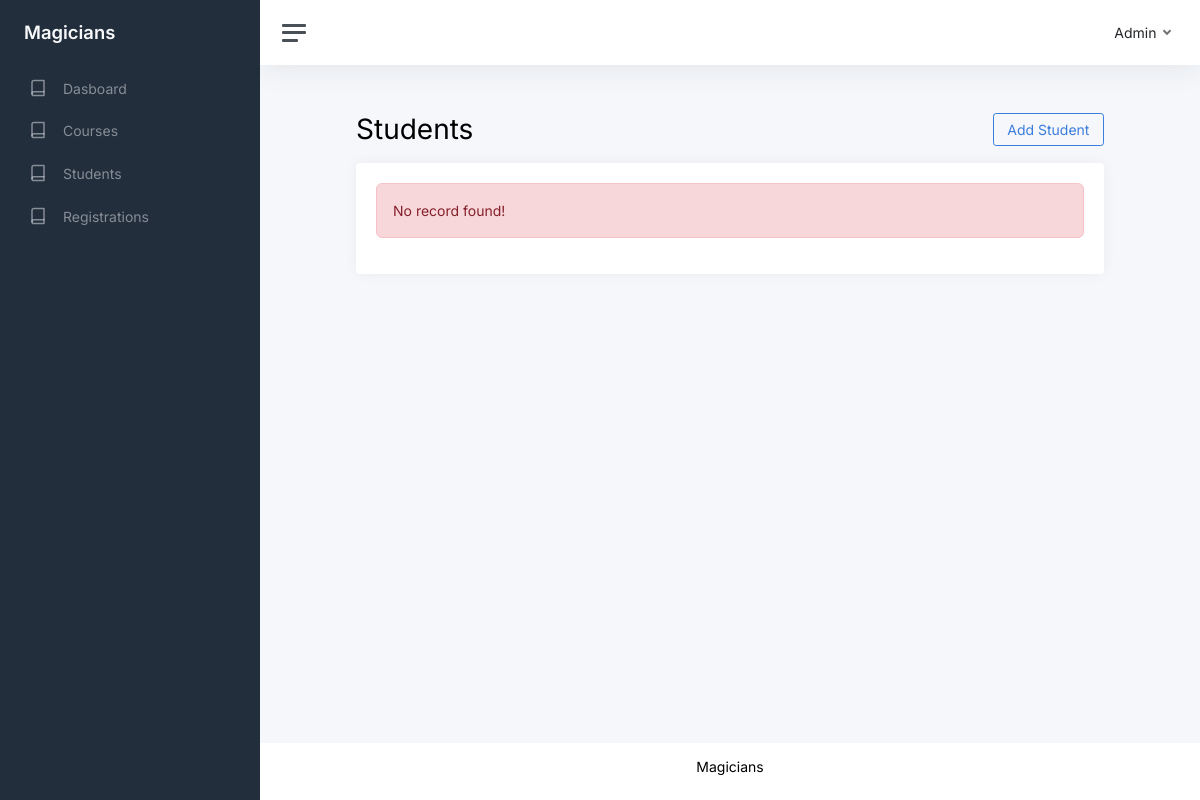
The app's page /show-students.php, older data.
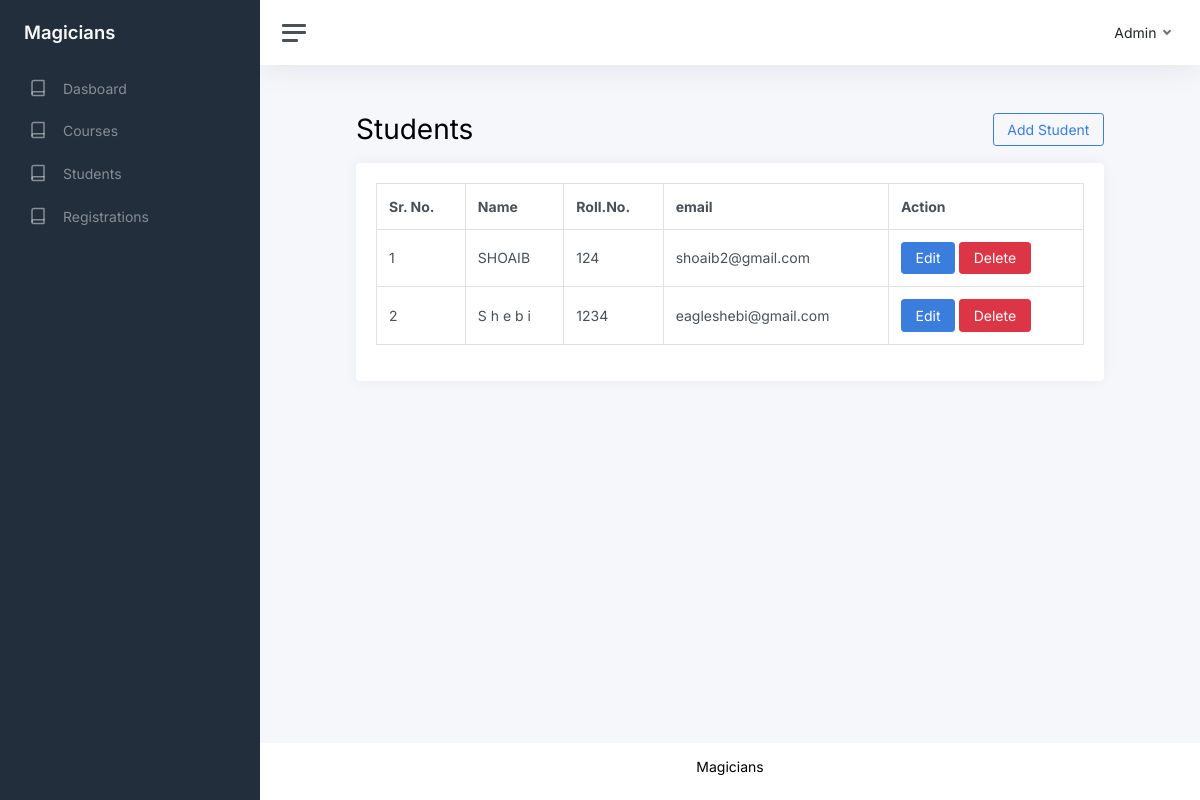
The same page, newer data.
### tables this page shows
CREATE TABLE `students` (
  `id` int(11) NOT NULL,
  `name` varchar(255) NOT NULL,
  `roll_no.` int(11) NOT NULL,
  `email` varchar(255) NOT NULL
);

### show-students.php (the view, shortened to what this page needs)
<?php require_once('./database/connection.php') ?>
<?php
$sql = "SELECT * FROM `students`";
$result = $conn->query($sql);
$students = $result->fetch_all(MYSQLI_ASSOC);
?>
<!DOCTYPE html>
<html lang="en">
<?php require_once('./includes/head.php'); ?>
<body>
    <div class="wrapper">
        <?php require_once('./includes/sidenavbar.php'); ?>
        <div class="main">
            <?php require_once('./includes/topnavbar.php'); ?>
            <main class="content mx-5">
                <div class="container-fluid p-0">
                    <div class="row">
                        <div class="col-6">
                            <h1 class="h1 mb-3">Students</h1>
                        </div>
                        <div class="col-6 text-end">
                            <a href="./add-student.php" class="btn btn-outline-primary">Add Student</a>
                        </div>
                    </div>
                    <div class="row">
                        <div class="col-12">
                            <div class="card">
                                <div class="card-body">
                                    <table class="table table-bordered">
                                        <?php
                                        if (count($students) > 0) { ?>
                                            <thead>
                                                <tr>
                                                    <th>Sr. No.</th>
                                                    <th>Name</th>
                                                    <th>Roll.No.</th>
                                                    <th>email</th>
                                                    <th>Action</th>
                                                </tr>
                                            </thead>
                                            <tbody>
                                                <?php
                                                $sr = 1;
                                                foreach ($students as $student) { ?>
                                                    <tr>
                                                        <td><?php echo $sr++; ?></td>
                                                        <td><?php echo $student['name'] ?></td>
                                                        <td><?php echo $student['roll_no.'] ?></td>
                                                        <td><?php echo $student['email'] ?></td>
                                                        <td>
                                                            <a href="./edit-student.php?id=<?php echo $student['id']; ?>" class="btn btn-primary">Edit</a>
                                                            <a href="./delete-student.php?id=<?php echo $student['id']; ?>" class="btn btn-danger">Delete</a>
                                                        </td>
                                                    </tr>
                                                <?php
                                                }
                                                ?>
                                            </tbody>
                                        <?php
                                        } else { ?>
                                            <div class="alert alert-danger m-0">No record found!</div>
                                        <?php
                                        }
                                        ?>
                                    </table>
                                </div>
                            </div>
                        </div>
                    </div>
                </div>
            </main>
            <?php require_once('./includes/footer.php'); ?>
        </div>
    </div>
</body>
</html>

Row changes from the older to the newer data that the page shows:
added students: name "SHOAIB", value "124", email "shoaib2@gmail.com"
added students: name "S h e b i", value "1234", email "eagleshebi@gmail.com"
Text that changed along with them:
text no longer shown: "No record found!"
text now shown: "Sr. No. Name Roll.No. email Action"
